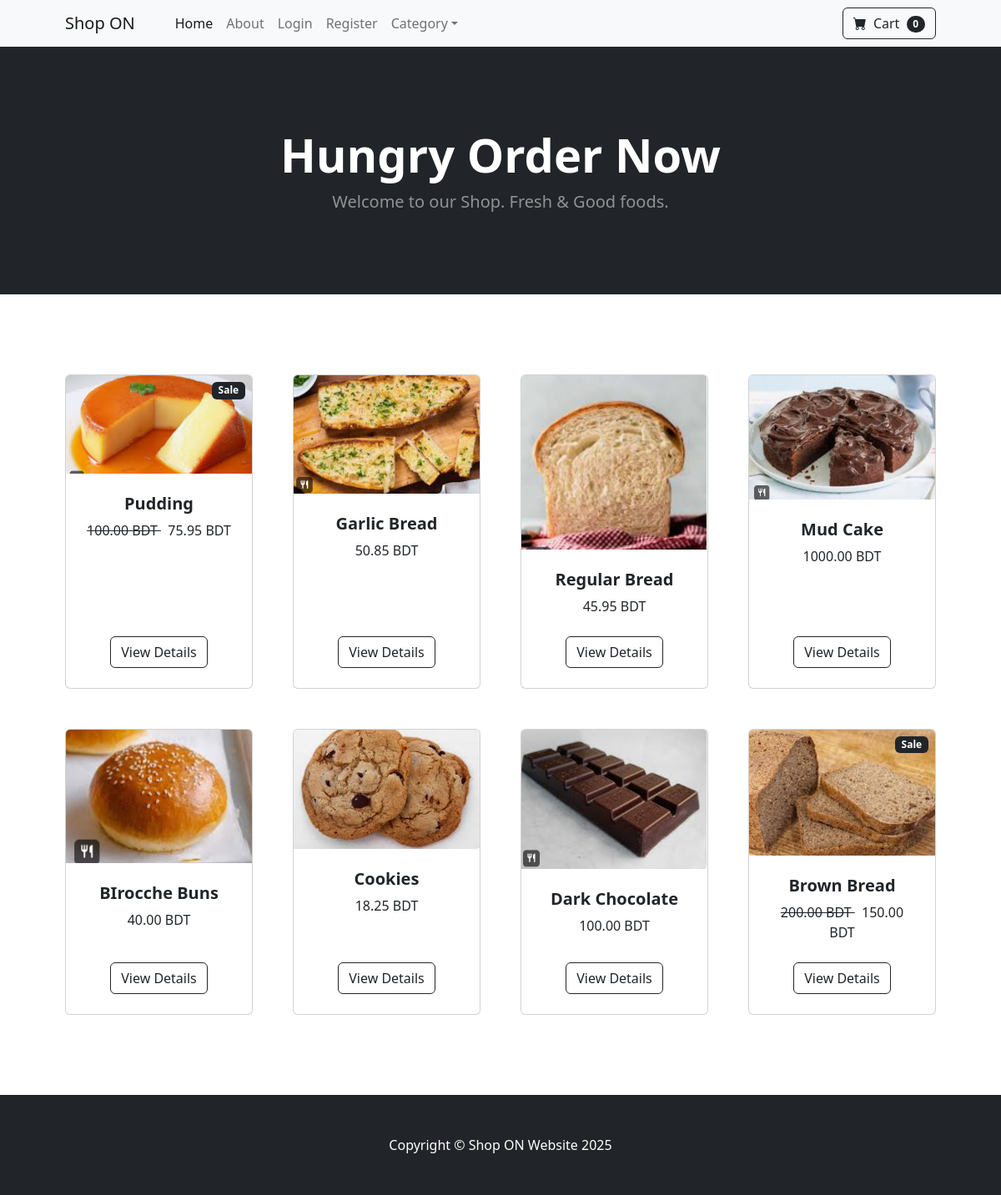
The page / on the database its author committed.
### store/models.py (models this page shows, shortened)
class Product(models.Model):
  name = models.CharField(max_length=100)
  price = models.DecimalField(default=0, decimal_places=2, max_digits=10)
  category = models.ForeignKey(Category, on_delete=models.CASCADE, default=1)
  description = models.CharField(max_length=500, default='', blank=True, null=True)
  image = models.ImageField(upload_to='uploads/product/')
  is_sale = models.BooleanField(default=False)
  sale_price = models.DecimalField(default=0, decimal_places=2, max_digits=10)

### store/views.py (the view)
# urls.py: 2. Add a URL to urlpatterns:  path('', views.home, name='home')
def home(request):
   products = Product.objects.all()
   return render(request, 'home.html', {'products':products})

### cart/cart.py (called while the page is built)
  def __len__(self):
    return len(self.cart)

### cart/context_processors.py (called while the page is built)
def cart(request):
  return {'cart': Cart(request)}

### store/templates/home.html
{% extends 'base.html' %}
    {% block content %}
        <header class="bg-dark py-5">
            <div class="container px-4 px-lg-5 my-5">
                <div class="text-center text-white">
                    <h1 class="display-4 fw-bolder">Hungry Order Now</h1>
                    <p class="lead fw-normal text-white-50 mb-0">Welcome to our Shop. Fresh & Good foods.</p>
                </div>
            </div>
        </header>
        <section class="py-5">
            <div class="container px-4 px-lg-5 mt-5">
                <div class="row gx-4 gx-lg-5 row-cols-2 row-cols-md-3 row-cols-xl-4 justify-content-center">
                    {% for product in products %}
                        {% if product.is_sale %}
                        <div class="col mb-5">
                            <div class="card h-100">
                                <div class="badge bg-dark text-white position-absolute" style="top: 0.5rem; right:0.5rem">Sale</div>
                                <img class="card-img-top" src="{{ product.image.url }}" alt="..." />
                                <div class="card-body p-4">
                                    <div class="text-center">
                                        <h5 class="fw-bolder">{{ product.name }}</h5>
                                        <strike> {{ product.price }} BDT </strike> &nbsp
                                        {{ product.sale_price }} BDT
                                    </div>
                                </div>
                                <div class="card-footer p-4 pt-0 border-top-0 bg-transparent">
                                    <div class="text-center"><a class="btn btn-outline-dark mt-auto" href="{% url 'product' product.id  %}">View Details</a></div>
                                </div>
                            </div>
                        </div>
                        {% else %}
                    <div class="col mb-5">
                        <div class="card h-100">
                            <img class="card-img-top" src="{{ product.image.url }}" alt="..." />
                            <div class="card-body p-4">
                                <div class="text-center">
                                    <h5 class="fw-bolder">{{ product.name }}</h5>
                                    {{ product.price }} BDT
                                </div>
                            </div>
                            <div class="card-footer p-4 pt-0 border-top-0 bg-transparent">
                                <div class="text-center"><a class="btn btn-outline-dark mt-auto" href="{% url 'product' product.id  %}">View Details</a></div>
                            </div>
                        </div>
                    </div>
                        {% endif %}
                    {% endfor %}
            </div>
        </section>
    {% endblock %}

### store/templates/base.html (shortened to what this page needs)
{% load static %}
<!DOCTYPE html>
<html lang="en">
    <head>
        <link href="https://cdn.jsdelivr.net/npm/bootstrap-icons@1.5.0/font/bootstrap-icons.css" rel="stylesheet" />
        <link href="{%static 'css/styles.css' %}" rel="stylesheet" />
    </head>
    <body>
        {% include 'navbar.html' %}
        {% block content %}
        {% endblock %}
        <footer class="py-5 bg-dark">
            <div class="container"><p class="m-0 text-center text-white">Copyright &copy; Shop ON Website 2025</p></div>
        </footer>
    </body>
</html>

### store/templates/navbar.html (shortened to what this page needs)
<nav class="navbar navbar-expand-lg navbar-light bg-light">
  <div class="container px-4 px-lg-5">
      <a class="navbar-brand" href="{% url 'home' %}">Shop ON</a>
      <div class="collapse navbar-collapse" id="navbarSupportedContent">
          <ul class="navbar-nav me-auto mb-2 mb-lg-0 ms-lg-4">
              <li class="nav-item"><a class="nav-link active" aria-current="page" href="{% url 'home' %}">Home</a></li>
              <li class="nav-item"><a class="nav-link" href="{% url 'about' %}">About</a></li>
              {% if user.is_authenticated %}
                <li class="nav-item"><a class="nav-link" href="{% url 'logout' %}">Logout</a></li>
              {% else %}
                <li class="nav-item"><a class="nav-link" href="{% url 'login' %}">Login</a></li>
                <li class="nav-item"><a class="nav-link" href="{% url 'register' %}">Register</a></li>
              {% endif %}
              <li class="nav-item dropdown">
                  <a class="nav-link dropdown-toggle" id="navbarDropdown" href="#" role="button" data-bs-toggle="dropdown" aria-expanded="false">Category</a>
              </li>
          </ul>
          <form class="d-flex">
                <a href="{% url 'cart_summary' %}" class="btn btn-outline-dark">
                    <i class="bi-cart-fill me-1"></i>
                    Cart
                    <span class="badge bg-dark text-white ms-1 rounded-pill" id="cart_quantity">{{ cart|length }}</span>
                </a>
          </form>
      </div>
  </div>
</nav>

### rows shown on the page
Product: image (picture), name "Pudding", price "100.00", sale_price "75.95"
Product: image (picture), name "Garlic Bread", price "50.85"
Product: image (picture), name "Regular Bread", price "45.95"
Product: image (picture), name "Mud Cake", price "1000.00"
Product: image (picture), name "BIrocche Buns", price "40.00"
Product: image (picture), name "Cookies", price "18.25"
Product: image (picture), name "Dark Chocolate", price "100.00"
Product: image (picture), name "Brown Bread", price "200.00", sale_price "150.00"

### other values the page prints
{{ cart|length }} "0"
